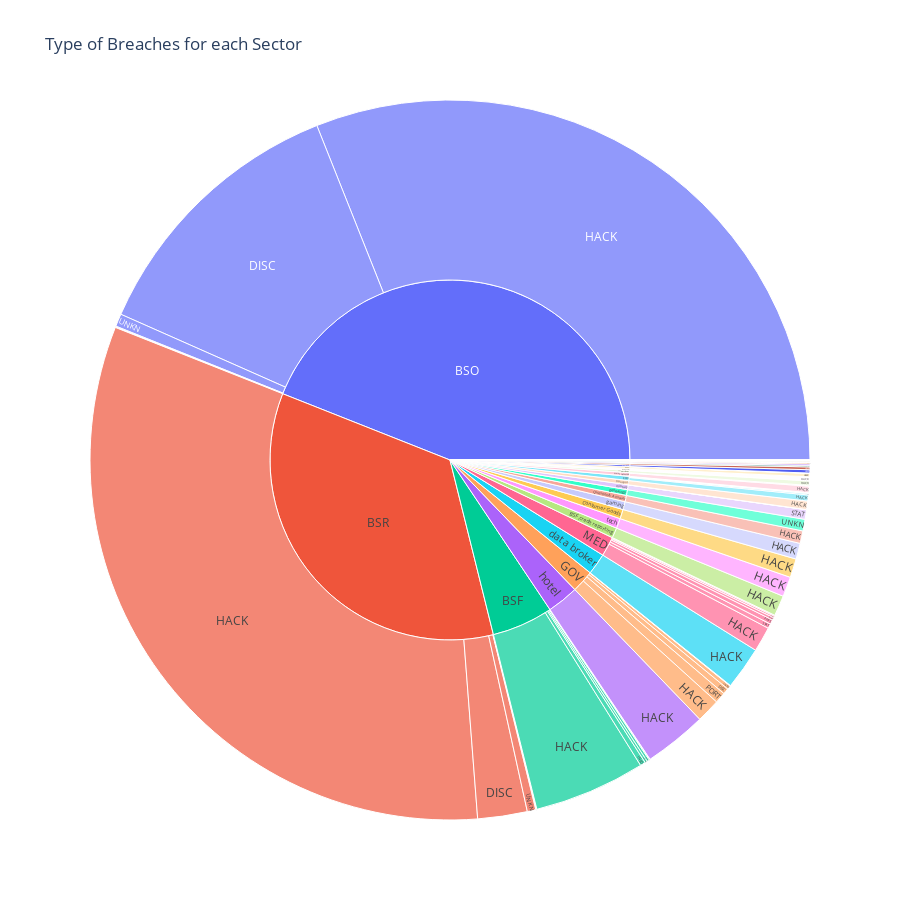

This figure's notebook cell:
### Code cell
## Sunburst plot showing the type of breach by sector

fig_1 =px.sunburst(data_breaches_2, path=["Type of Organization","Type of Breach"], values='Total Records', width = 900, height = 900, title = "Type of Breaches for each Sector")
fig_1.show()

### Figure 1 — Plotly figure (JSON) as saved in the notebook; plotly's stock layout.template omitted (floating-point values rounded to 4 significant figures)
{"data": [{"branchvalues": "total", "domain": {"x": [0, 1], "y": [0, 1]}, "hovertemplate": "labels=%{label}<br>Total Records=%{value}<br>parent=%{parent}<br>id=%{id}<extra></extra>", "ids": ["BSF/CARD", "BSO/CARD", "BSR/CARD", "EDU/CARD", "BSF/DISC", "BSO/DISC", "BSR/DISC", "BSR, military/DISC", "EDU/DISC", "GOV/DISC", "MED/DISC", "NGO/DISC", "military/DISC", "social network/DISC", "telecoms/DISC", "BSF/HACK", "BSF, credit reporting/HACK", "BSO/HACK", "BSR/HACK", "BSR, gaming/HACK", "BSR, tech/HACK", "Consumer Goods/HACK", "EDU/HACK", "GOV/HACK", "GOV, MED/HACK", "GOV, database/HACK", "MED/HACK", "NGO/HACK", "Question & Answer/HACK", "advertising/HACK", "banking/HACK", "data broker/HACK", "educational services/HACK", "energy/HACK", "fashion/HACK", "gaming/HACK", "hotel/HACK", "media/HACK", "social network/HACK", "special public corporation/HACK", "tech/HACK", "tech, BSR/HACK", "telecoms/HACK", "ticket distribution/HACK", "transport/HACK", "BSF/INSD", "BSO/INSD", "BSR/INSD", "EDU/INSD", "GOV/INSD", "MED/INSD", "NGO/INSD", "energy/INSD", "military/INSD", "telecoms/INSD", "BSF/PHYS", "BSO/PHYS", "BSR/PHYS", "EDU/PHYS", "GOV/PHYS", "MED/PHYS", "NGO/PHYS", "BSF/PORT", "BSO/PORT", "BSR/PORT", "EDU/PORT", "GOV/PORT", "MED/PORT", "NGO/PORT", "BSF/STAT", "BSO/STAT", "BSR/STAT", "EDU/STAT", "GOV/STAT", "MED/STAT", "NGO/STAT", "military/STAT", "military, MED/STAT", "telecoms/STAT", "BSF/UNKN", "BSO/UNKN", "BSR/UNKN", "EDU/UNKN", "GOV/UNKN", "MED/UNKN", "NGO/UNKN", "UNKN/UNKN", "genealogy/UNKN", "BSF", "BSF, credit reporting", "BSO", "BSR", "BSR, gaming", "BSR, military", "BSR, tech", "Consumer Goods", "EDU", "GOV", "GOV, MED", "GOV, database", "MED", "NGO", "Question & Answer", "UNKN", "advertising", "banking", "data broker", "educational services", "energy", "fashion", "gaming", "genealogy", "hotel", "media", "military", "military, MED", "social network", "special public corporation", "tech", "tech, BSR", "telecoms", "ticket distribution", "transport"], "labels": ["CARD", "CARD", "CARD", "CARD", "DISC", "DISC", "DISC", "DISC", "DISC", "DISC", "DISC", "DISC", "DISC", "DISC", "DISC", "HACK", "HACK", "HACK", "HACK", "HACK", "HACK", "HACK", "HACK", "HACK", "HACK", "HACK", "HACK", "HACK", "HACK", "HACK", "HACK", "HACK", "HACK", "HACK", "HACK", "HACK", "HACK", "HACK", "HACK", "HACK", "HACK", "HACK", "HACK", "HACK", "HACK", "INSD", "INSD", "INSD", "INSD", "INSD", "INSD", "INSD", "INSD", "INSD", "INSD", "PHYS", "PHYS", "PHYS", "PHYS", "PHYS", "PHYS", "PHYS", "PORT", "PORT", "PORT", "PORT", "PORT", "PORT", "PORT", "STAT", "STAT", "STAT", "STAT", "STAT", "STAT", "STAT", "STAT", "STAT", "STAT", "UNKN", "UNKN", "UNKN", "UNKN", "UNKN", "UNKN", "UNKN", "UNKN", "UNKN", "BSF", "BSF, credit reporting", "BSO", "BSR", "BSR, gaming", "BSR, military", "BSR, tech", "Consumer Goods", "EDU", "GOV", "GOV, MED", "GOV, database", "MED", "NGO", "Question & Answer", "UNKN", "advertising", "banking", "data broker", "educational services", "energy", "fashion", "gaming", "genealogy", "hotel", "media", "military", "military, MED", "social network", "special public corporation", "tech", "tech, BSR", "telecoms", "ticket distribution", "transport"], "name": "", "parents": ["BSF", "BSO", "BSR", "EDU", "BSF", "BSO", "BSR", "BSR, military", "EDU", "GOV", "MED", "NGO", "military", "social network", "telecoms", "BSF", "BSF, credit reporting", "BSO", "BSR", "BSR, gaming", "BSR, tech", "Consumer Goods", "EDU", "GOV", "GOV, MED", "GOV, database", "MED", "NGO", "Question & Answer", "advertising", "banking", "data broker", "educational services", "energy", "fashion", "gaming", "hotel", "media", "social network", "special public corporation", "tech", "tech, BSR", "telecoms", "ticket distribution", "transport", "BSF", "BSO", "BSR", "EDU", "GOV", "MED", "NGO", "energy", "military", "telecoms", "BSF", "BSO", "BSR", "EDU", "GOV", "MED", "NGO", "BSF", "BSO", "BSR", "EDU", "GOV", "MED", "NGO", "BSF", "BSO", "BSR", "EDU", "GOV", "MED", "NGO", "military", "military, MED", "telecoms", "BSF", "BSO", "BSR", "EDU", "GOV", "MED", "NGO", "UNKN", "genealogy", "", "", "", "", "", "", "", "", "", "", "", "", "", "", "", "", "", "", "", "", "", "", "", "", "", "", "", "", "", "", "", "", "", "", ""], "type": "sunburst", "values": [7036345, 40310, 2124825, 16, 1553820, 2185154121, 393617093, 163792, 1882354, 46920165, 13486468, 3502661, 985000, 6000000, 170000, 885731140, 163119000, 5495974747, 5708303808, 32000000, 4700000, 150000000, 48248997, 189481749, 9037378, 1500000, 198794146, 3369376, 100000000, 75000, 90000, 340000000, 35040000, 110000, 123857, 126463989, 500363000, 1700000, 50500000, 1250000, 158123000, 22000000, 27354000, 26151608, 66972000, 42133305, 3511893, 36671, 44866, 30049926, 7601896, 317, 12900000, 260000, 2000000, 60409, 80107, 6058560, 1057212, 329113, 35705694, 26187, 18660725, 6240382, 138491, 712862, 86325324, 19899339, 328768, 18614848, 838746, 106308, 4583341, 2993486, 36714837, 5000, 76203000, 4901432, 113000, 421366, 100893716, 68000391, 10363123, 851647, 110731, 2501, 10657012, 92283889, 974211958, 163119000, 7792734022, 6178386147, 32000000, 163792, 4700000, 150000000, 66892771, 356951410, 9037378, 1500000, 312313111, 7234810, 100000000, 10657012, 75000, 90000, 340000000, 35040000, 13010000, 123857, 126463989, 92283889, 500363000, 1700000, 77448000, 4901432, 56500000, 1250000, 158123000, 22000000, 29637000, 26151608, 66972000]}], "layout": {"height": 900, "legend": {"tracegroupgap": 0}, "title": {"text": "Type of Breaches for each Sector"}, "width": 900}}
